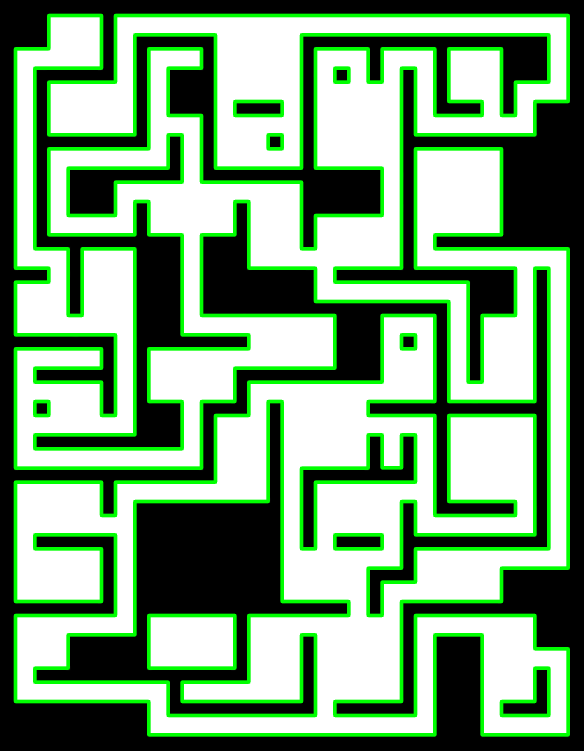
#> input picture Texturing/cnt_test_dungeon.png, 1751 x 2251 px (shown at 1/3 size)
$ python transparent_walls.py
#> lines starting #> are read from the running program, lines starting #| are printed output that depends on the picture; after the words box and inside, x2 and y2 are one past the last pixel; in counts of white or black regions, pixels touching at a corner belong together
# Sources: https://stackoverflow.com/questions/36921496/how-to-join-png-with-alpha-transparency-in-a-frame-in-realtime

import numpy as np
import cv2
from matplotlib import pyplot as plt
from PIL import Image

img = Image.open('cnt_test_dungeon.png')
#> img is the input picture: PIL image 1751x2251 RGB; mean R, G, B 122.8, 159.6, 122.8
img = img.convert("RGBA")
#> img: PIL image 1751x2251 RGBA

pixdata = img.load()

width, height = img.size
#> width = 1751; height = 2251
for y in range(height):
    for x in range(width):
        if pixdata[x, y] != (0, 0, 0, 255) and pixdata[x, y] != (255, 255, 255, 255):
            pixdata[x, y] = (0, 255, 0, 0)

img.save("transparent_walls_dungeon.png", "PNG")

# ...or OpenCV
dungeon = cv2.imread("carpet.jpg", -1)
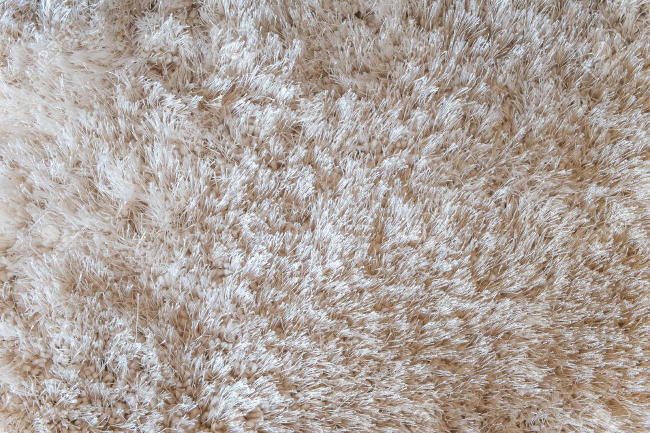
#> input picture Texturing/carpet.jpg, 1300 x 866 px (shown at 1/2 size)
#> dungeon is the input picture: shape (866, 1300, 3); mean B, G, R 157.6, 164.2, 174.5
dungeon = cv2.resize(dungeon, (int(1751), int(2251)))
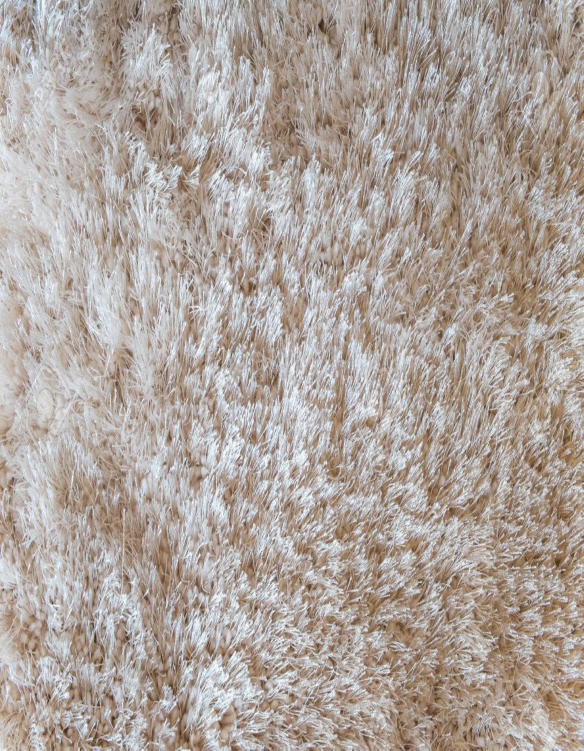
#> dungeon: shape (2251, 1751, 3) (shown at 1/3 size); mean B, G, R 157.5, 164, 174.3
overlay = cv2.imread("transparent_walls_dungeon.png", -1) # Load with transparency

overlay_img = overlay[:,:,:3] # Grab the BRG planes
overlay_mask = overlay[:,:,3:]  # And the alpha plane
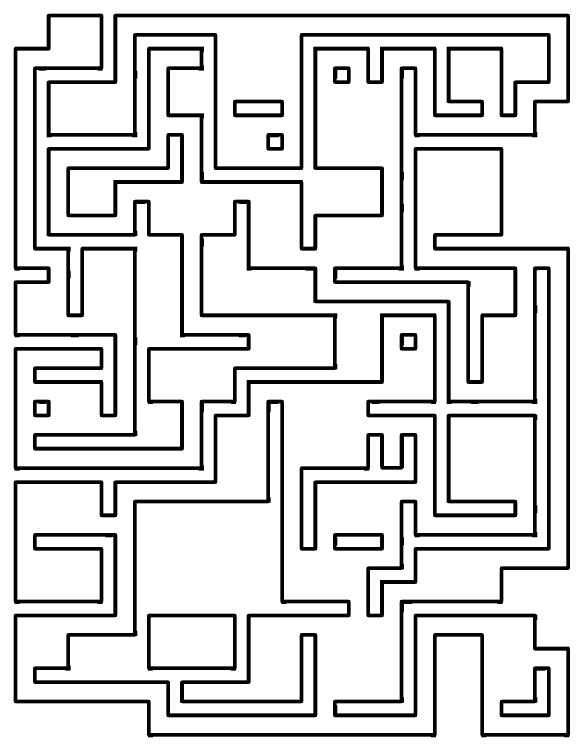
#> overlay_mask: shape (2251, 1751, 1) (shown at 1/3 size); 85.2% white; 12 black regions, largest, box (x1, y1, x2, y2) and area: (41, 41, 1710, 2212) 465255, (99, 1199, 1052, 2152) 55599, (899, 1299, 1252, 1652) 17599

# Again calculate the inverse mask
background_mask = 255 - overlay_mask
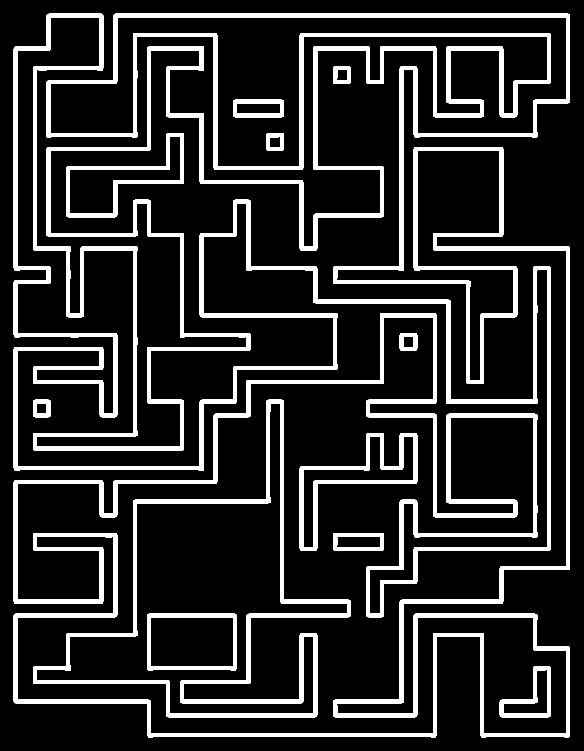
#> background_mask: shape (2251, 1751, 1) (shown at 1/3 size); 14.8% white; 12 white regions, largest, box (x1, y1, x2, y2) and area: (41, 41, 1710, 2212) 465255, (99, 1199, 1052, 2152) 55599, (899, 1299, 1252, 1652) 17599

# Turn the masks into three channel, so we can use them as weights
overlay_mask = cv2.cvtColor(overlay_mask, cv2.COLOR_GRAY2BGR)
background_mask = cv2.cvtColor(background_mask, cv2.COLOR_GRAY2BGR)

# Create a masked out face image, and masked out overlay
# We convert the images to floating point in range 0.0 - 1.0
#dungeon = dungeon[..., np.newaxis] for adding singleton dimension
#dungeon = np.squeeze(dungeon) to remove all singleton dimensions
dungeon_part = (dungeon * (1 / 255.0)) * (background_mask * (1 / 255.0))
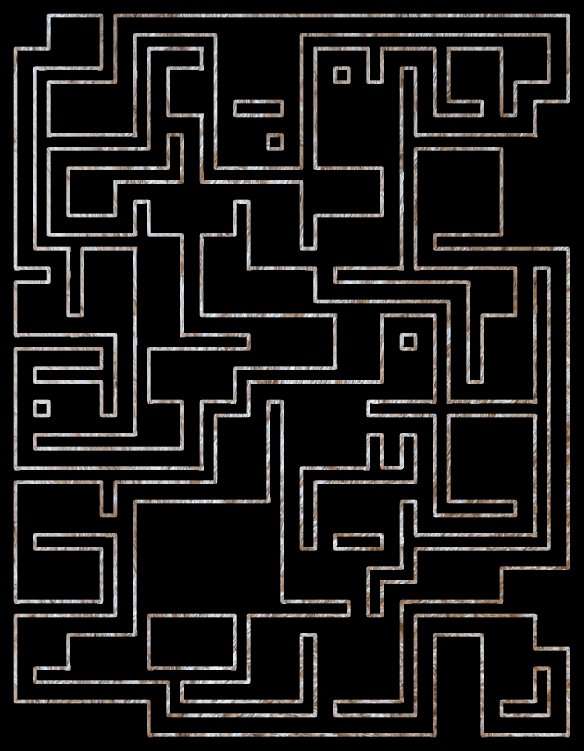
#> dungeon_part: shape (2251, 1751, 3) float64 (shown at 1/3 size); mean B, G, R 0.0917, 0.0954, 0.101
overlay_part = (overlay_img * (1 / 255.0)) * (overlay_mask * (1 / 255.0))
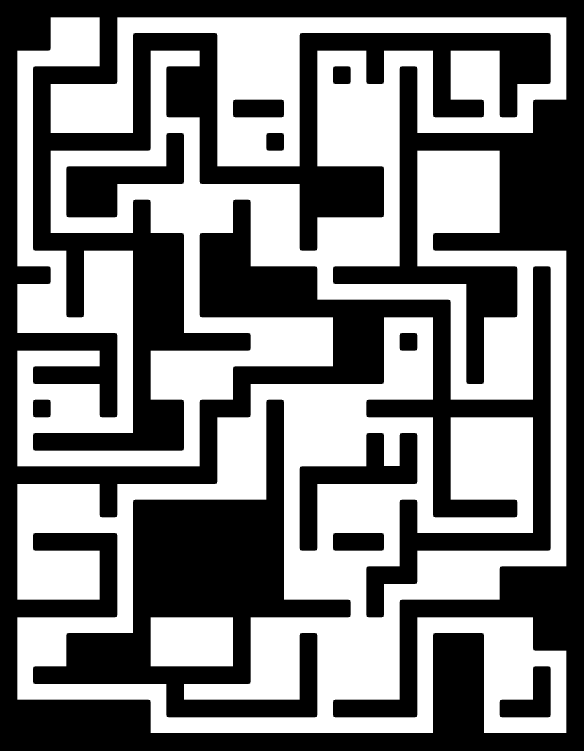
#> overlay_part: shape (2251, 1751, 3) float64 (shown at 1/3 size); values 0 (black) and 1 (white), 48.2% white; 2 white regions, box (x1, y1, x2, y2) and area: (52, 52, 1699, 2199) 1862060, (452, 1852, 699, 1999) 36309

# And finally just add them together, and rescale it back to an 8bit integer image
result = np.uint8(cv2.addWeighted(dungeon_part, 255.0, overlay_part, 255.0, 0.0))
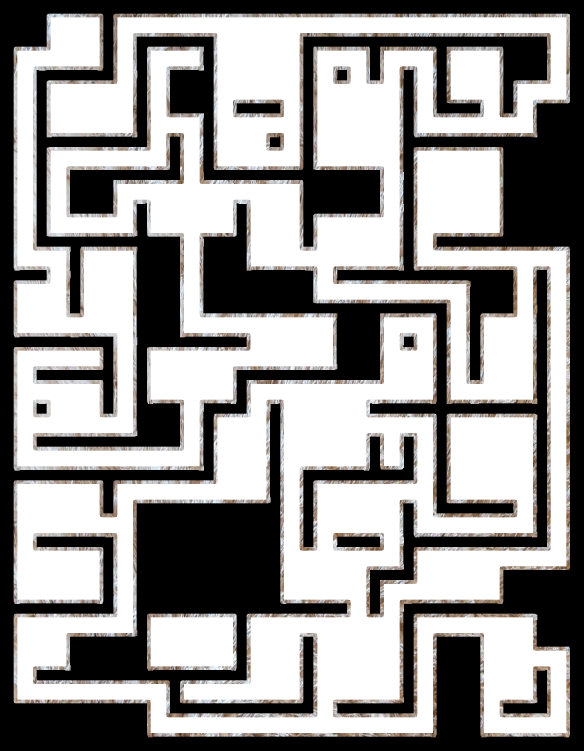
#> result: shape (2251, 1751, 3) (shown at 1/3 size); mean B, G, R 146.2, 147.1, 148.6
cv2.imwrite("textured_walls_transparency.png", result)
